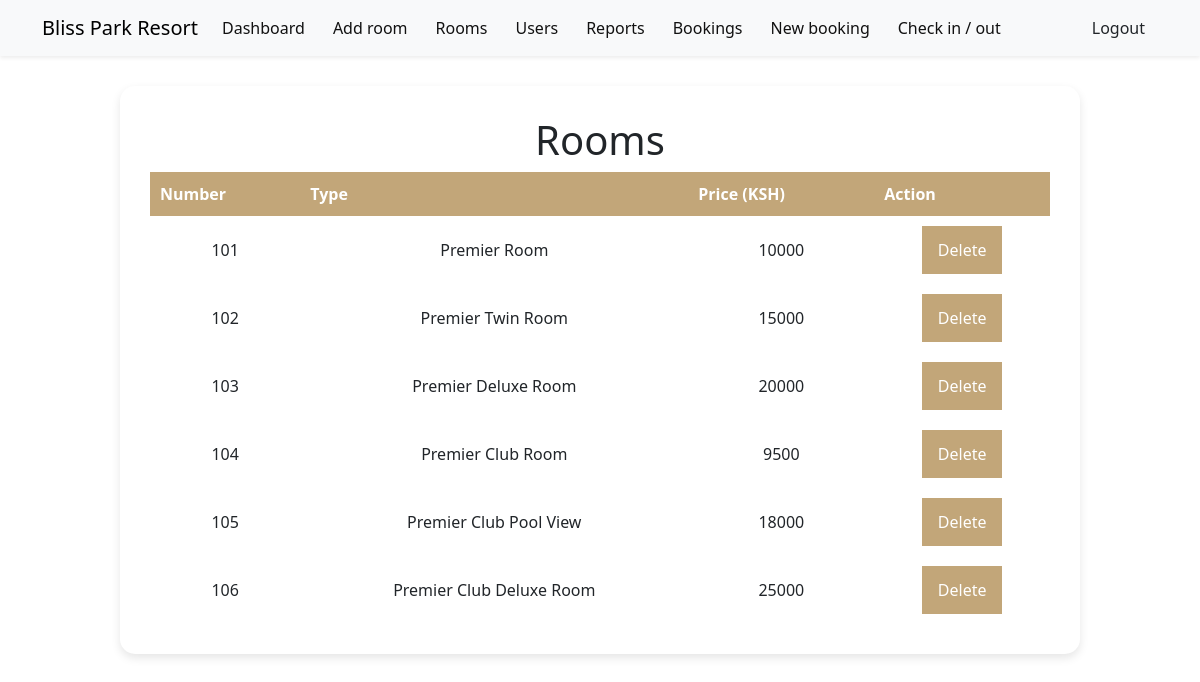
Page /view_rooms.php (signed in) on the committed database.
### tables this page shows
CREATE TABLE IF NOT EXISTS rooms (
    room_id INT UNSIGNED NOT NULL AUTO_INCREMENT,
    room_number VARCHAR(10) NOT NULL,
    room_type VARCHAR(40) NOT NULL,
    price INT UNSIGNED NOT NULL,
    PRIMARY KEY (room_id),
    UNIQUE KEY uq_rooms_number (room_number)
);

### includes/security.php (called while the page is built, shortened)
<?php
function h(?string $value): string
{
    return htmlspecialchars($value ?? '', ENT_QUOTES | ENT_SUBSTITUTE, 'UTF-8');
}
function db(): mysqli
{
    static $conn = null;
    $host = getenv('BLISS_DB_HOST') ?: '';
    $user = getenv('BLISS_DB_USER') ?: '';
    $pass = getenv('BLISS_DB_PASS');
    $name = getenv('BLISS_DB_NAME') ?: '';
    $port = (int) (getenv('BLISS_DB_PORT') ?: 3306);
    try {
        $conn = new mysqli($host, $user, $pass, $name, $port);
        $conn->set_charset('utf8mb4');
        $conn->query("SET time_zone = '+03:00'");
        $conn->query(
            "SET SESSION sql_mode = 'STRICT_TRANS_TABLES,ERROR_FOR_DIVISION_BY_ZERO,NO_ENGINE_SUBSTITUTION'"
        );
    } catch (mysqli_sql_exception $e) {
        audit('db_connect_failed', ['error' => $e->getMessage()]);
        fail(500, 'The service is temporarily unavailable. Please try again later.');
    }
    return $conn;
}

### view_rooms.php (the view, shortened to what this page needs)
<?php
require_once __DIR__ . '/includes/security.php';
require_once __DIR__ . '/includes/layout.php';
$stmt = db()->prepare('SELECT room_id, room_number, room_type, price FROM rooms ORDER BY room_number');
$stmt->execute();
$rooms = $stmt->get_result()->fetch_all(MYSQLI_ASSOC);
page_head('Rooms');
require __DIR__ . '/includes/admin_nav.php';
?>
<main class="panel">
    <h1>Rooms</h1>
    <table>
        <tr>
            <th>Number</th>
            <th>Type</th>
            <th>Price (KSH)</th>
            <th>Action</th>
        </tr>
        <?php foreach ($rooms as $room): ?>
            <tr>
                <td><?php echo h((string) $room['room_number']); ?></td>
                <td><?php echo h((string) $room['room_type']); ?></td>
                <td><?php echo h((string) $room['price']); ?></td>
                <td>
                    <form method="post" action="delete_room.php" class="inline">
                        <button type="submit">Delete</button>
                    </form>
                </td>
            </tr>
        <?php endforeach; ?>
    </table>
</main>
<?php page_end(); ?>

### includes/layout.php (shortened to what this page needs)
<?php
function page_head(string $title, array $pageStyles = []): void
{
    echo '<!DOCTYPE html><html lang="en"><head>';
    echo '<link rel="stylesheet" href="CSS/app.css">';
    echo '<link rel="stylesheet" href="https://cdn.jsdelivr.net/npm/bootstrap@5.3.3/dist/css/bootstrap.min.css">';
    echo '</head><body>';
}
function page_end(): void
{
    echo '</body></html>';
}

### includes/admin_nav.php (shortened to what this page needs)
<nav class="navbar navbar-expand-lg navbar-light bg-light shadow-sm">
    <div class="container">
        <a class="navbar-brand" href="admin_dashboard.php">Bliss Park Resort</a>
        <div class="collapse navbar-collapse" id="staffNav">
            <ul class="navbar-nav me-auto mb-2 mb-lg-0">
                <?php if (($_SESSION['role'] ?? '') === 'admin'): ?>
                    <li class="nav-item"><a class="nav-link" href="admin_dashboard.php">Dashboard</a></li>
                    <li class="nav-item"><a class="nav-link" href="add_room.php">Add room</a></li>
                    <li class="nav-item"><a class="nav-link" href="view_rooms.php">Rooms</a></li>
                    <li class="nav-item"><a class="nav-link" href="manage_users.php">Users</a></li>
                    <li class="nav-item"><a class="nav-link" href="reports.php">Reports</a></li>
                <?php else: ?>
                    <li class="nav-item"><a class="nav-link" href="receptionist_dashboard.php">Dashboard</a></li>
                <?php endif; ?>
                <li class="nav-item"><a class="nav-link" href="view_bookings.php">Bookings</a></li>
                <li class="nav-item"><a class="nav-link" href="create_booking.php">New booking</a></li>
                <li class="nav-item"><a class="nav-link" href="check_in_out.php">Check in / out</a></li>
            </ul>
            <form method="post" action="logout.php" class="d-flex">
                <button type="submit" class="btn btn-logout">Logout</button>
            </form>
        </div>
    </div>
</nav>

### CSS/app.css (style rules this page uses)
:root { --primary-color: #2c3e50; --secondary-color: #c2a679; --background-color: #f8f8f8; }
body { font-family: "Montserrat", sans-serif; background: var(--background-color); margin: 0; color: var(--primary-color); }
.panel { width: 90%; max-width: 960px; margin: 30px auto; background: #fff; padding: 30px; border-radius: 15px; box-shadow: 0 4px 10px rgba(0, 0, 0, 0.1); }
.panel h1, .panel h2 { text-align: center; }
button, .btn-logout { padding: 12px 16px; background: var(--secondary-color); color: #fff; border: none; border-radius: 8px; cursor: pointer; text-decoration: none; }
.nav-link { color: #111 !important; margin-right: 12px; }
table { width: 100%; border-collapse: collapse; }
th, td { padding: 10px; border: 1px solid var(--secondary-color); text-align: center; }
th { background: var(--secondary-color); color: #fff; }
.inline { display: inline; }

### rows in the picture
rooms: room_number "101", room_type "Premier Room", price "10000"
rooms: room_number "102", room_type "Premier Twin Room", price "15000"
rooms: room_number "103", room_type "Premier Deluxe Room", price "20000"
rooms: room_number "104", room_type "Premier Club Room", price "9500"
rooms: room_number "105", room_type "Premier Club Pool View", price "18000"
rooms: room_number "106", room_type "Premier Club Deluxe Room", price "25000"
